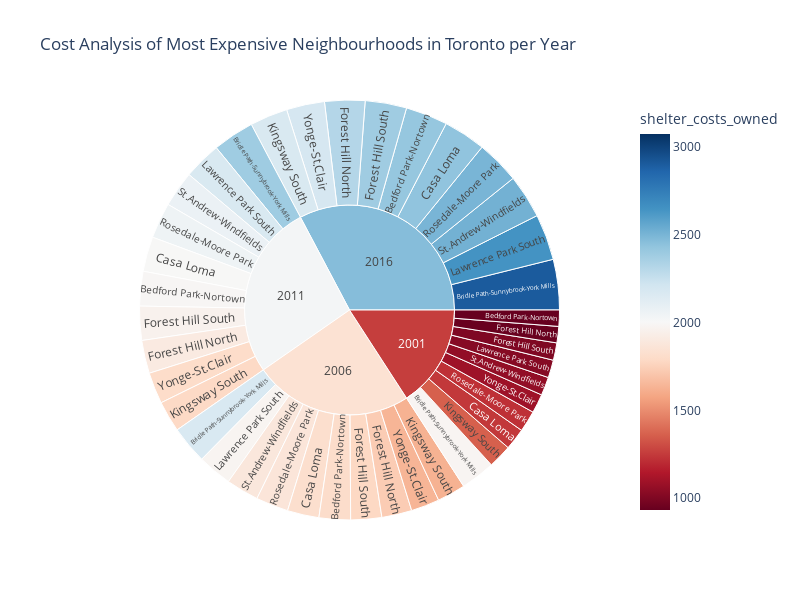

The notebook cell this image was saved under:
### Code cell
sunburts_cost_analysis()

### Figure 1 — Plotly figure (JSON) as saved in the notebook; plotly's stock layout.template omitted (floating-point values rounded to 4 significant figures)
{"data": [{"branchvalues": "total", "customdata": [[933], [1808], [1988], [2418], [1983], [2170], [2387], [2903], [1241], [1819], [2001], [2434], [940], [1731], [1904], [2316], [1001], [1781], [1959], [2383], [1362], [1625], [1787], [2173], [1021], [1977], [2174], [2644], [1219], [1868], [2054], [2498], [1055], [1881], [2069], [2516], [1091], [1638], [1802], [2192], [1259.0], [1843.0], [2027.0], [2465.0]], "domain": {"x": [0, 1], "y": [0, 1]}, "hovertemplate": "labels=%{label}<br>shelter_costs_owned_sum=%{value}<br>parent=%{parent}<br>id=%{id}<br>shelter_costs_owned=%{color}<extra></extra>", "ids": ["2001/Bedford Park-Nortown", "2006/Bedford Park-Nortown", "2011/Bedford Park-Nortown", "2016/Bedford Park-Nortown", "2001/Bridle Path-Sunnybrook-York Mills", "2006/Bridle Path-Sunnybrook-York Mills", "2011/Bridle Path-Sunnybrook-York Mills", "2016/Bridle Path-Sunnybrook-York Mills", "2001/Casa Loma", "2006/Casa Loma", "2011/Casa Loma", "2016/Casa Loma", "2001/Forest Hill North", "2006/Forest Hill North", "2011/Forest Hill North", "2016/Forest Hill North", "2001/Forest Hill South", "2006/Forest Hill South", "2011/Forest Hill South", "2016/Forest Hill South", "2001/Kingsway South", "2006/Kingsway South", "2011/Kingsway South", "2016/Kingsway South", "2001/Lawrence Park South", "2006/Lawrence Park South", "2011/Lawrence Park South", "2016/Lawrence Park South", "2001/Rosedale-Moore Park", "2006/Rosedale-Moore Park", "2011/Rosedale-Moore Park", "2016/Rosedale-Moore Park", "2001/St.Andrew-Windfields", "2006/St.Andrew-Windfields", "2011/St.Andrew-Windfields", "2016/St.Andrew-Windfields", "2001/Yonge-St.Clair", "2006/Yonge-St.Clair", "2011/Yonge-St.Clair", "2016/Yonge-St.Clair", "2001", "2006", "2011", "2016"], "labels": ["Bedford Park-Nortown", "Bedford Park-Nortown", "Bedford Park-Nortown", "Bedford Park-Nortown", "Bridle Path-Sunnybrook-York Mills", "Bridle Path-Sunnybrook-York Mills", "Bridle Path-Sunnybrook-York Mills", "Bridle Path-Sunnybrook-York Mills", "Casa Loma", "Casa Loma", "Casa Loma", "Casa Loma", "Forest Hill North", "Forest Hill North", "Forest Hill North", "Forest Hill North", "Forest Hill South", "Forest Hill South", "Forest Hill South", "Forest Hill South", "Kingsway South", "Kingsway South", "Kingsway South", "Kingsway South", "Lawrence Park South", "Lawrence Park South", "Lawrence Park South", "Lawrence Park South", "Rosedale-Moore Park", "Rosedale-Moore Park", "Rosedale-Moore Park", "Rosedale-Moore Park", "St.Andrew-Windfields", "St.Andrew-Windfields", "St.Andrew-Windfields", "St.Andrew-Windfields", "Yonge-St.Clair", "Yonge-St.Clair", "Yonge-St.Clair", "Yonge-St.Clair", "2001", "2006", "2011", "2016"], "marker": {"coloraxis": "coloraxis", "colors": [933, 1808, 1988, 2418, 1983, 2170, 2387, 2903, 1241, 1819, 2001, 2434, 940, 1731, 1904, 2316, 1001, 1781, 1959, 2383, 1362, 1625, 1787, 2173, 1021, 1977, 2174, 2644, 1219, 1868, 2054, 2498, 1055, 1881, 2069, 2516, 1091, 1638, 1802, 2192, 1259.0, 1843.0, 2027.0, 2465.0]}, "name": "", "parents": ["2001", "2006", "2011", "2016", "2001", "2006", "2011", "2016", "2001", "2006", "2011", "2016", "2001", "2006", "2011", "2016", "2001", "2006", "2011", "2016", "2001", "2006", "2011", "2016", "2001", "2006", "2011", "2016", "2001", "2006", "2011", "2016", "2001", "2006", "2011", "2016", "2001", "2006", "2011", "2016", "", "", "", ""], "type": "sunburst", "values": [933, 1808, 1988, 2418, 1983, 2170, 2387, 2903, 1241, 1819, 2001, 2434, 940, 1731, 1904, 2316, 1001, 1781, 1959, 2383, 1362, 1625, 1787, 2173, 1021, 1977, 2174, 2644, 1219, 1868, 2054, 2498, 1055, 1881, 2069, 2516, 1091, 1638, 1802, 2192, 11846, 18298, 20125, 24477]}], "layout": {"coloraxis": {"cmid": 2003.0, "colorbar": {"title": {"text": "shelter_costs_owned"}}, "colorscale": [[0, "rgb(103,0,31)"], [0.1, "rgb(178,24,43)"], [0.2, "rgb(214,96,77)"], [0.3, "rgb(244,165,130)"], [0.4, "rgb(253,219,199)"], [0.5, "rgb(247,247,247)"], [0.6, "rgb(209,229,240)"], [0.7, "rgb(146,197,222)"], [0.8, "rgb(67,147,195)"], [0.9, "rgb(33,102,172)"], [1, "rgb(5,48,97)"]]}, "height": 600, "legend": {"tracegroupgap": 0}, "title": {"text": "Cost Analysis of Most Expensive Neighbourhoods in Toronto per Year"}, "width": 800}}
